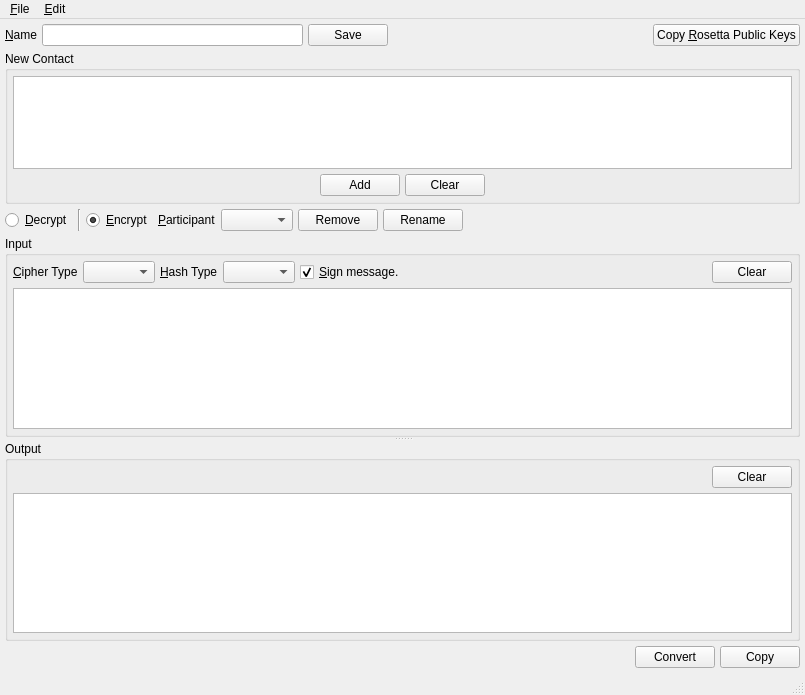
<?xml version="1.0" encoding="UTF-8"?>
<ui version="4.0">
 <class>spoton_rosetta</class>
 <widget class="QMainWindow" name="spoton_rosetta">
  <property name="geometry">
   <rect>
    <x>0</x>
    <y>0</y>
    <width>805</width>
    <height>695</height>
   </rect>
  </property>
  <property name="windowTitle">
   <string>Spot-On: Rosetta</string>
  </property>
  <property name="windowIcon">
   <iconset resource="../Icons/icons.qrc">
    <normaloff>:/Logo/spoton-button-32.png</normaloff>:/Logo/spoton-button-32.png</iconset>
  </property>
  <widget class="QWidget" name="centralwidget">
   <layout class="QVBoxLayout" name="verticalLayout_3">
    <property name="spacing">
     <number>5</number>
    </property>
    <property name="margin">
     <number>5</number>
    </property>
    <item>
     <layout class="QHBoxLayout" name="horizontalLayout_7">
      <property name="spacing">
       <number>5</number>
      </property>
      <item>
       <widget class="QLabel" name="label_4">
        <property name="text">
         <string>&amp;Name</string>
        </property>
        <property name="buddy">
         <cstring>name</cstring>
        </property>
       </widget>
      </item>
      <item>
       <widget class="QLineEdit" name="name"/>
      </item>
      <item>
       <widget class="QPushButton" name="save">
        <property name="text">
         <string>Save</string>
        </property>
       </widget>
      </item>
      <item>
       <spacer name="horizontalSpacer_7">
        <property name="orientation">
         <enum>Qt::Horizontal</enum>
        </property>
        <property name="sizeHint" stdset="0">
         <size>
          <width>40</width>
          <height>20</height>
         </size>
        </property>
       </spacer>
      </item>
      <item>
       <widget class="QPushButton" name="copy">
        <property name="toolTip">
         <string>Copy your public key pairs to the clipboard buffer.</string>
        </property>
        <property name="text">
         <string>Copy &amp;Rosetta Public Keys</string>
        </property>
       </widget>
      </item>
     </layout>
    </item>
    <item>
     <widget class="QGroupBox" name="groupBox_3">
      <property name="title">
       <string>New Contact</string>
      </property>
      <layout class="QVBoxLayout" name="verticalLayout_4">
       <property name="spacing">
        <number>5</number>
       </property>
       <property name="margin">
        <number>5</number>
       </property>
       <item>
        <widget class="QTextEdit" name="newContact">
         <property name="tabChangesFocus">
          <bool>true</bool>
         </property>
        </widget>
       </item>
       <item>
        <layout class="QHBoxLayout" name="horizontalLayout_8">
         <property name="spacing">
          <number>5</number>
         </property>
         <item>
          <spacer name="horizontalSpacer_9">
           <property name="orientation">
            <enum>Qt::Horizontal</enum>
           </property>
           <property name="sizeHint" stdset="0">
            <size>
             <width>40</width>
             <height>20</height>
            </size>
           </property>
          </spacer>
         </item>
         <item>
          <widget class="QPushButton" name="add">
           <property name="text">
            <string>Add</string>
           </property>
          </widget>
         </item>
         <item>
          <widget class="QPushButton" name="clearContact">
           <property name="text">
            <string>Clear</string>
           </property>
          </widget>
         </item>
         <item>
          <spacer name="horizontalSpacer_8">
           <property name="orientation">
            <enum>Qt::Horizontal</enum>
           </property>
           <property name="sizeHint" stdset="0">
            <size>
             <width>40</width>
             <height>20</height>
            </size>
           </property>
          </spacer>
         </item>
        </layout>
       </item>
      </layout>
     </widget>
    </item>
    <item>
     <layout class="QHBoxLayout" name="horizontalLayout_5">
      <property name="spacing">
       <number>5</number>
      </property>
      <item>
       <widget class="QRadioButton" name="decrypt">
        <property name="text">
         <string>&amp;Decrypt</string>
        </property>
       </widget>
      </item>
      <item>
       <widget class="Line" name="line">
        <property name="orientation">
         <enum>Qt::Vertical</enum>
        </property>
       </widget>
      </item>
      <item>
       <widget class="QRadioButton" name="encrypt">
        <property name="text">
         <string>&amp;Encrypt</string>
        </property>
        <property name="checked">
         <bool>true</bool>
        </property>
       </widget>
      </item>
      <item>
       <widget class="QLabel" name="label">
        <property name="text">
         <string>&amp;Participant</string>
        </property>
        <property name="buddy">
         <cstring>contacts</cstring>
        </property>
       </widget>
      </item>
      <item>
       <widget class="QComboBox" name="contacts">
        <property name="sizeAdjustPolicy">
         <enum>QComboBox::AdjustToContents</enum>
        </property>
       </widget>
      </item>
      <item>
       <widget class="QPushButton" name="deleteContact">
        <property name="text">
         <string>Remove</string>
        </property>
       </widget>
      </item>
      <item>
       <widget class="QPushButton" name="rename">
        <property name="text">
         <string>Rename</string>
        </property>
       </widget>
      </item>
      <item>
       <spacer name="horizontalSpacer_5">
        <property name="orientation">
         <enum>Qt::Horizontal</enum>
        </property>
        <property name="sizeHint" stdset="0">
         <size>
          <width>40</width>
          <height>20</height>
         </size>
        </property>
       </spacer>
      </item>
     </layout>
    </item>
    <item>
     <widget class="QSplitter" name="splitter">
      <property name="orientation">
       <enum>Qt::Vertical</enum>
      </property>
      <widget class="QGroupBox" name="groupBox">
       <property name="title">
        <string>Input</string>
       </property>
       <layout class="QVBoxLayout" name="verticalLayout_2">
        <property name="spacing">
         <number>5</number>
        </property>
        <property name="margin">
         <number>5</number>
        </property>
        <item>
         <layout class="QHBoxLayout" name="horizontalLayout_2">
          <property name="spacing">
           <number>5</number>
          </property>
          <item>
           <widget class="QLabel" name="label_2">
            <property name="text">
             <string>&amp;Cipher Type</string>
            </property>
            <property name="buddy">
             <cstring>cipher</cstring>
            </property>
           </widget>
          </item>
          <item>
           <widget class="QComboBox" name="cipher">
            <property name="sizeAdjustPolicy">
             <enum>QComboBox::AdjustToContents</enum>
            </property>
           </widget>
          </item>
          <item>
           <widget class="QLabel" name="label_3">
            <property name="text">
             <string>&amp;Hash Type</string>
            </property>
            <property name="buddy">
             <cstring>hash</cstring>
            </property>
           </widget>
          </item>
          <item>
           <widget class="QComboBox" name="hash">
            <property name="sizeAdjustPolicy">
             <enum>QComboBox::AdjustToContents</enum>
            </property>
           </widget>
          </item>
          <item>
           <widget class="QCheckBox" name="sign">
            <property name="text">
             <string>&amp;Sign message.</string>
            </property>
            <property name="checked">
             <bool>true</bool>
            </property>
           </widget>
          </item>
          <item>
           <spacer name="horizontalSpacer_2">
            <property name="orientation">
             <enum>Qt::Horizontal</enum>
            </property>
            <property name="sizeHint" stdset="0">
             <size>
              <width>40</width>
              <height>20</height>
             </size>
            </property>
           </spacer>
          </item>
          <item>
           <widget class="QPushButton" name="clearInput">
            <property name="text">
             <string>Clear</string>
            </property>
           </widget>
          </item>
         </layout>
        </item>
        <item>
         <widget class="QTextEdit" name="input">
          <property name="tabChangesFocus">
           <bool>true</bool>
          </property>
         </widget>
        </item>
       </layout>
      </widget>
      <widget class="QGroupBox" name="groupBox_2">
       <property name="title">
        <string>Output</string>
       </property>
       <layout class="QVBoxLayout" name="verticalLayout">
        <property name="spacing">
         <number>5</number>
        </property>
        <property name="margin">
         <number>5</number>
        </property>
        <item>
         <layout class="QHBoxLayout" name="horizontalLayout_4">
          <property name="spacing">
           <number>5</number>
          </property>
          <item>
           <spacer name="horizontalSpacer_4">
            <property name="orientation">
             <enum>Qt::Horizontal</enum>
            </property>
            <property name="sizeHint" stdset="0">
             <size>
              <width>40</width>
              <height>20</height>
             </size>
            </property>
           </spacer>
          </item>
          <item>
           <widget class="QPushButton" name="clearOutput">
            <property name="text">
             <string>Clear</string>
            </property>
           </widget>
          </item>
         </layout>
        </item>
        <item>
         <widget class="QTextBrowser" name="output">
          <property name="tabChangesFocus">
           <bool>true</bool>
          </property>
          <property name="openLinks">
           <bool>false</bool>
          </property>
         </widget>
        </item>
       </layout>
      </widget>
     </widget>
    </item>
    <item>
     <layout class="QHBoxLayout" name="horizontalLayout_6">
      <property name="spacing">
       <number>5</number>
      </property>
      <item>
       <spacer name="horizontalSpacer_6">
        <property name="orientation">
         <enum>Qt::Horizontal</enum>
        </property>
        <property name="sizeHint" stdset="0">
         <size>
          <width>40</width>
          <height>20</height>
         </size>
        </property>
       </spacer>
      </item>
      <item>
       <widget class="QPushButton" name="convert">
        <property name="text">
         <string>Convert</string>
        </property>
       </widget>
      </item>
      <item>
       <widget class="QPushButton" name="copyConverted">
        <property name="text">
         <string>Copy</string>
        </property>
       </widget>
      </item>
     </layout>
    </item>
   </layout>
  </widget>
  <widget class="QMenuBar" name="menubar">
   <property name="geometry">
    <rect>
     <x>0</x>
     <y>0</y>
     <width>805</width>
     <height>24</height>
    </rect>
   </property>
   <widget class="QMenu" name="menu_File">
    <property name="title">
     <string>&amp;File</string>
    </property>
    <addaction name="action_Close"/>
   </widget>
   <widget class="QMenu" name="menu_Edit">
    <property name="title">
     <string>&amp;Edit</string>
    </property>
    <addaction name="action_Copy"/>
    <addaction name="action_Paste"/>
   </widget>
   <addaction name="menu_File"/>
   <addaction name="menu_Edit"/>
  </widget>
  <widget class="QStatusBar" name="statusbar"/>
  <action name="action_Close">
   <property name="text">
    <string>&amp;Close</string>
   </property>
  </action>
  <action name="action_Empty_Log">
   <property name="text">
    <string>&amp;Empty Log</string>
   </property>
  </action>
  <action name="actionEnable_Log">
   <property name="checkable">
    <bool>true</bool>
   </property>
   <property name="text">
    <string>E&amp;nable Log</string>
   </property>
  </action>
  <action name="action_Copy">
   <property name="text">
    <string>&amp;Copy</string>
   </property>
   <property name="shortcut">
    <string>Ctrl+C</string>
   </property>
  </action>
  <action name="action_Paste">
   <property name="text">
    <string>&amp;Paste</string>
   </property>
   <property name="shortcut">
    <string>Ctrl+V</string>
   </property>
  </action>
 </widget>
 <tabstops>
  <tabstop>name</tabstop>
  <tabstop>save</tabstop>
  <tabstop>copy</tabstop>
  <tabstop>newContact</tabstop>
  <tabstop>add</tabstop>
  <tabstop>clearContact</tabstop>
  <tabstop>decrypt</tabstop>
  <tabstop>encrypt</tabstop>
  <tabstop>contacts</tabstop>
  <tabstop>deleteContact</tabstop>
  <tabstop>rename</tabstop>
  <tabstop>cipher</tabstop>
  <tabstop>hash</tabstop>
  <tabstop>sign</tabstop>
  <tabstop>clearInput</tabstop>
  <tabstop>input</tabstop>
  <tabstop>clearOutput</tabstop>
  <tabstop>output</tabstop>
  <tabstop>convert</tabstop>
  <tabstop>copyConverted</tabstop>
 </tabstops>
 <resources>
  <include location="../Icons/icons.qrc"/>
 </resources>
 <connections/>
</ui>
